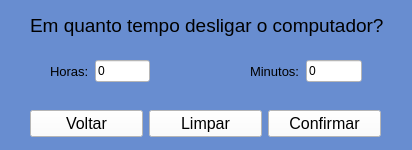
<?xml version="1.0" encoding="UTF-8"?>
<ui version="4.0">
 <class>MainWindow</class>
 <widget class="QMainWindow" name="MainWindow">
  <property name="geometry">
   <rect>
    <x>0</x>
    <y>0</y>
    <width>412</width>
    <height>150</height>
   </rect>
  </property>
  <property name="minimumSize">
   <size>
    <width>412</width>
    <height>150</height>
   </size>
  </property>
  <property name="maximumSize">
   <size>
    <width>412</width>
    <height>150</height>
   </size>
  </property>
  <property name="windowTitle">
   <string>Desligamento</string>
  </property>
  <property name="windowIcon">
   <iconset>
    <normaloff>systemshutdown_103390.ico</normaloff>systemshutdown_103390.ico</iconset>
  </property>
  <property name="styleSheet">
   <string notr="true">background-color: rgb(104, 141, 208);</string>
  </property>
  <widget class="QWidget" name="centralwidget">
   <widget class="QLabel" name="label">
    <property name="geometry">
     <rect>
      <x>30</x>
      <y>10</y>
      <width>361</width>
      <height>31</height>
     </rect>
    </property>
    <property name="font">
     <font>
      <family>Arial</family>
      <pointsize>14</pointsize>
     </font>
    </property>
    <property name="text">
     <string>Em quanto tempo desligar o computador?</string>
    </property>
   </widget>
   <widget class="QWidget" name="layoutWidget">
    <property name="geometry">
     <rect>
      <x>50</x>
      <y>60</y>
      <width>100</width>
      <height>22</height>
     </rect>
    </property>
    <layout class="QHBoxLayout" name="horizontalLayout">
     <item>
      <widget class="QLabel" name="label_2">
       <property name="font">
        <font>
         <family>Arial</family>
         <pointsize>10</pointsize>
        </font>
       </property>
       <property name="text">
        <string>Horas:</string>
       </property>
      </widget>
     </item>
     <item>
      <widget class="QLineEdit" name="lineEdit">
       <property name="styleSheet">
        <string notr="true">background-color: rgb(255, 255, 255);</string>
       </property>
       <property name="text">
        <string>0</string>
       </property>
      </widget>
     </item>
    </layout>
   </widget>
   <widget class="QWidget" name="layoutWidget">
    <property name="geometry">
     <rect>
      <x>250</x>
      <y>60</y>
      <width>112</width>
      <height>22</height>
     </rect>
    </property>
    <layout class="QHBoxLayout" name="horizontalLayout_2">
     <item>
      <widget class="QLabel" name="label_3">
       <property name="font">
        <font>
         <family>Arial</family>
         <pointsize>10</pointsize>
        </font>
       </property>
       <property name="text">
        <string>Minutos:</string>
       </property>
      </widget>
     </item>
     <item>
      <widget class="QLineEdit" name="lineEdit_2">
       <property name="styleSheet">
        <string notr="true">background-color: rgb(255, 255, 255);</string>
       </property>
       <property name="text">
        <string>0</string>
       </property>
      </widget>
     </item>
    </layout>
   </widget>
   <widget class="QWidget" name="layoutWidget">
    <property name="geometry">
     <rect>
      <x>30</x>
      <y>110</y>
      <width>351</width>
      <height>28</height>
     </rect>
    </property>
    <layout class="QHBoxLayout" name="horizontalLayout_3">
     <item>
      <widget class="QPushButton" name="pushButton_3">
       <property name="font">
        <font>
         <family>Arial</family>
         <pointsize>12</pointsize>
         <weight>50</weight>
         <bold>false</bold>
        </font>
       </property>
       <property name="styleSheet">
        <string notr="true">background-color: rgb(255, 255, 255);</string>
       </property>
       <property name="text">
        <string>Voltar</string>
       </property>
      </widget>
     </item>
     <item>
      <widget class="QPushButton" name="pushButton_2">
       <property name="font">
        <font>
         <family>Arial</family>
         <pointsize>12</pointsize>
         <weight>50</weight>
         <bold>false</bold>
        </font>
       </property>
       <property name="styleSheet">
        <string notr="true">background-color: rgb(255, 255, 255);</string>
       </property>
       <property name="text">
        <string>Limpar</string>
       </property>
      </widget>
     </item>
     <item>
      <widget class="QPushButton" name="pushButton">
       <property name="font">
        <font>
         <family>Arial</family>
         <pointsize>12</pointsize>
         <weight>50</weight>
         <bold>false</bold>
        </font>
       </property>
       <property name="styleSheet">
        <string notr="true">background-color: rgb(255, 255, 255);</string>
       </property>
       <property name="text">
        <string>Confirmar</string>
       </property>
      </widget>
     </item>
    </layout>
   </widget>
  </widget>
 </widget>
 <resources/>
 <connections/>
</ui>
